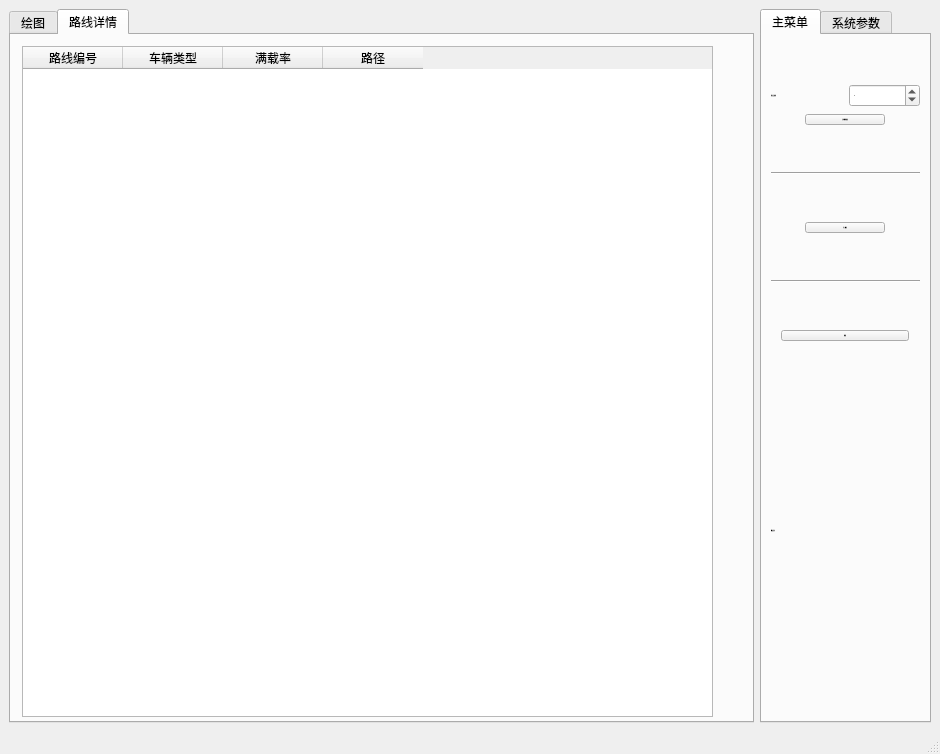
<?xml version="1.0" encoding="UTF-8"?>
<ui version="4.0">
 <class>MainWindow</class>
 <widget class="QMainWindow" name="MainWindow">
  <property name="geometry">
   <rect>
    <x>0</x>
    <y>0</y>
    <width>940</width>
    <height>754</height>
   </rect>
  </property>
  <property name="windowTitle">
   <string>MainWindow</string>
  </property>
  <property name="windowIcon">
   <iconset>
    <normaloff>:/img/images/map.png</normaloff>:/img/images/map.png</iconset>
  </property>
  <property name="styleSheet">
   <string notr="true">*{font: 9pt &quot;华文细黑&quot;;
background: rgb(51, 51, 51);
	color: rgb(247, 252, 246);}
QRadioButton{
	background: outset;
    height: 25px;
	font-size:16px;
}

QRadioButton::indicator::unchecked {
    background: qradialgradient(spread:pad, cx:0.5, cy:0.5, radius:0.5, fx:0.5, fy:0.5, stop:0 rgba(92, 92, 92, 255), stop:0.567164 rgba(87, 87, 87, 255), stop:0.791045 rgba(70, 70, 70, 255), stop:0.870647 rgba(0, 0, 0, 0))
}

QRadioButton::indicator::unchecked:hover {
    background: qradialgradient(spread:pad, cx:0.5, cy:0.5, radius:0.5, fx:0.5, fy:0.5, stop:0 rgba(74, 74, 74, 255), stop:0.567164 rgba(77, 77, 77, 255), stop:0.791045 rgba(54, 54, 54, 255), stop:0.870647 rgba(0, 0, 0, 0))
}

QRadioButton::indicator:unchecked:pressed {
    background: qradialgradient(spread:pad, cx:0.5, cy:0.5, radius:0.5, fx:0.5, fy:0.5, stop:0 rgba(68, 68, 68, 255), stop:0.567164 rgba(68, 68, 68, 255), stop:0.791045 rgba(43, 43, 43, 255), stop:0.870647 rgba(0, 0, 0, 0))
}

QRadioButton::indicator::checked {
    background:qradialgradient(spread:pad, cx:0.5, cy:0.5, radius:0.5, fx:0.5, fy:0.5, stop:0 rgba(255, 254, 254, 255), stop:0.288557 rgba(255, 254, 254, 255), stop:0.378109 rgba(61, 97, 216, 255), stop:0.820896 rgba(60, 100, 223, 255), stop:0.870647 rgba(0, 0, 0, 0))
}

QRadioButton::indicator:checked:hover {
    background:qradialgradient(spread:pad, cx:0.5, cy:0.5, radius:0.5, fx:0.5, fy:0.5, stop:0 rgba(235, 234, 234, 255), stop:0.288557 rgba(228, 227, 227, 255), stop:0.378109 rgba(51, 81, 181, 255), stop:0.820896 rgba(55, 91, 204, 255), stop:0.870647 rgba(0, 0, 0, 0))
}

QRadioButton::indicator:checked:pressed {
    background:qradialgradient(spread:pad, cx:0.5, cy:0.5, radius:0.5, fx:0.5, fy:0.5, stop:0 rgba(206, 205, 205, 255), stop:0.298507 rgba(231, 230, 230, 255), stop:0.378109 rgba(61, 65, 178, 255), stop:0.820896 rgba(42, 71, 161, 255), stop:0.870647 rgba(0, 0, 0, 0))
}
QTabWidget::pane {
    border: none;
    /*border-top: 3px solid qlineargradient(spread:pad, y1:0, y2:1, stop:0 rgba(106, 106, 106),stop:1 rgba(99, 99, 99));*/
}
QTabWidget::tab-bar {
	alignment: center;
    border: none;
}
QTabBar::tab {
    border: none;
    border-top-left-radius: 4px;
    border-top-right-radius: 4px;
    background: qlineargradient(spread:pad, y1:0, y2:1, stop:0 rgba(106, 106, 106),stop:1 rgba(99, 99, 99));
	color: rgb(247, 252, 246);	
    height: 28px;
    min-width: 90px;
    margin-right: 2px;
    padding-left: 2px;
    padding-right: 2px;
}
QTabBar::tab:hover {
	background: rgb(255, 255, 255, 40);
}
QTabBar::tab:selected {
    background: qlineargradient(spread:pad, y1:0, y2:1, stop:0 rgba(206, 206, 206),stop:1 rgba(193, 193, 193));
	color:rgb(61, 65, 69);
}
QPushButton {
    background-color: rgb(101,101,101);
    border-radius: 8px;
    text-align: center;
    text-decoration: none;
    font-size: 16px;
	padding: 8px;
    margin: 4px;
	min-width: 6em;
	border: 1px solid rgb(44, 44, 44);
}

QPushButton:hover {
        background-color: qlineargradient(spread:pad, y1:0, y2:1, stop:0 rgba(78, 122, 231),stop:1 rgba(56, 97, 203));
	color:(241, 248, 247);/*
    border: 2px solid rgb(17, 29, 207);*/
}

QPushButton:pressed {
            background-color: qlineargradient(spread:pad, y1:0, y2:1, stop:0 rgba(64, 90, 157),stop:1 rgba(55, 79, 143));
	color:(137, 146, 166);}
QWidget#tab_2 {
	background: rgb(60, 60, 60);
	font-size: 16px;
	min-width: 187px;
}

QWidget#tab {
	background: rgb(60, 60, 60);
	font-size: 16px;
	min-width: 187px;
}
QLabel{
	background: outset;
	font-size:16px;
    spacing: 5px;
	min-width: 80px;
	margin: 4px;
}
QGroupBox &gt; QLabel{
	min-width: 40px;
}
QSpinBox {
	font-size:16px;
}
QDoubleSpinBox {
	font-size:16px;
}
QGroupBox{
	background: outset;
}

/*
tabelwidget*/
QTableWidget{
color:#DCDCDC;
background:#444444;
border:1px solid #242424;
alternate-background-color:#525252;/*交错颜色*/
gridline-color:#242424;
}

/*选中item*/
QTableWidget::item:selected{
color:#DCDCDC;
background:qlineargradient(spread:pad,x1:0,y1:0,x2:0,y2:1,stop:0 #484848,stop:1 #383838);
}

/*
悬浮item*/
QTableWidget::item:hover{
background:#5B5B5B;
}
/*表头*/
QHeaderView::section{
text-align:center;
background:#5E5E5E;
padding:3px;
margin:0px;
color:#DCDCDC;
border:1px solid #242424;
border-left-width:0;
}

/*表右侧的滑条*/
QScrollBar:vertical{
background:#484848;
padding:0px;
border-radius:6px;
max-width:12px;
}

/*滑块*/
QScrollBar::handle:vertical{
background:#CCCCCC;
}
/*
滑块悬浮，按下*/
QScrollBar::handle:hover:vertical,QScrollBar::handle:pressed:vertical{
background:#A7A7A7;
}
/*
滑块已经划过的区域*/
QScrollBar::sub-page:vertical{
background:444444;
}

/*
滑块还没有划过的区域*/
QScrollBar::add-page:vertical{
background:5B5B5B;
}

/*页面下移的按钮*/
QScrollBar::add-line:vertical{
background:none;
}
/*页面上移的按钮*/
QScrollBar::sub-line:vertical{
background:none;
}

</string>
  </property>
  <widget class="QWidget" name="centralwidget">
   <property name="styleSheet">
    <string notr="true"/>
   </property>
   <layout class="QHBoxLayout" name="horizontalLayout" stretch="5,0">
    <item>
     <widget class="QTabWidget" name="tabWidget_2">
      <property name="currentIndex">
       <number>1</number>
      </property>
      <widget class="QWidget" name="tab_3">
       <attribute name="title">
        <string>绘图</string>
       </attribute>
      </widget>
      <widget class="QWidget" name="tab_4">
       <attribute name="title">
        <string>路线详情</string>
       </attribute>
       <widget class="QTableWidget" name="tableWidget">
        <property name="geometry">
         <rect>
          <x>11</x>
          <y>11</y>
          <width>691</width>
          <height>671</height>
         </rect>
        </property>
        <column>
         <property name="text">
          <string>路线编号</string>
         </property>
         <property name="textAlignment">
          <set>AlignCenter</set>
         </property>
        </column>
        <column>
         <property name="text">
          <string>车辆类型</string>
         </property>
         <property name="textAlignment">
          <set>AlignCenter</set>
         </property>
        </column>
        <column>
         <property name="text">
          <string>满载率</string>
         </property>
         <property name="textAlignment">
          <set>AlignCenter</set>
         </property>
        </column>
        <column>
         <property name="text">
          <string>路径</string>
         </property>
         <property name="textAlignment">
          <set>AlignCenter</set>
         </property>
        </column>
       </widget>
      </widget>
     </widget>
    </item>
    <item>
     <widget class="QTabWidget" name="tabWidget">
      <property name="focusPolicy">
       <enum>Qt::TabFocus</enum>
      </property>
      <property name="contextMenuPolicy">
       <enum>Qt::NoContextMenu</enum>
      </property>
      <property name="layoutDirection">
       <enum>Qt::LeftToRight</enum>
      </property>
      <property name="autoFillBackground">
       <bool>false</bool>
      </property>
      <property name="styleSheet">
       <string notr="true"/>
      </property>
      <property name="tabPosition">
       <enum>QTabWidget::North</enum>
      </property>
      <property name="tabShape">
       <enum>QTabWidget::Rounded</enum>
      </property>
      <property name="currentIndex">
       <number>0</number>
      </property>
      <widget class="QWidget" name="tab">
       <property name="font">
        <font>
         <family>华文细黑</family>
         <pointsize>-1</pointsize>
         <weight>50</weight>
         <italic>false</italic>
         <bold>false</bold>
        </font>
       </property>
       <attribute name="title">
        <string>主菜单</string>
       </attribute>
       <layout class="QVBoxLayout" name="verticalLayout_2" stretch="0,1,1,0,0,0,1,0,0,0,1,0,1,0">
        <property name="spacing">
         <number>7</number>
        </property>
        <item>
         <spacer name="verticalSpacer">
          <property name="orientation">
           <enum>Qt::Vertical</enum>
          </property>
          <property name="sizeHint" stdset="0">
           <size>
            <width>20</width>
            <height>40</height>
           </size>
          </property>
         </spacer>
        </item>
        <item>
         <layout class="QHBoxLayout" name="horizontalLayout_5">
          <item>
           <widget class="QLabel" name="label_5">
            <property name="text">
             <string>配送点数量</string>
            </property>
           </widget>
          </item>
          <item>
           <widget class="QSpinBox" name="spinBox_ClientNum">
            <property name="minimum">
             <number>4</number>
            </property>
            <property name="maximum">
             <number>500</number>
            </property>
            <property name="value">
             <number>20</number>
            </property>
           </widget>
          </item>
         </layout>
        </item>
        <item>
         <layout class="QHBoxLayout" name="horizontalLayout_2">
          <item>
           <widget class="QPushButton" name="pushButton_NewData">
            <property name="sizePolicy">
             <sizepolicy hsizetype="Fixed" vsizetype="Fixed">
              <horstretch>0</horstretch>
              <verstretch>0</verstretch>
             </sizepolicy>
            </property>
            <property name="text">
             <string>生成随机数据</string>
            </property>
           </widget>
          </item>
         </layout>
        </item>
        <item>
         <spacer name="verticalSpacer_4">
          <property name="orientation">
           <enum>Qt::Vertical</enum>
          </property>
          <property name="sizeHint" stdset="0">
           <size>
            <width>20</width>
            <height>40</height>
           </size>
          </property>
         </spacer>
        </item>
        <item>
         <widget class="Line" name="line_5">
          <property name="orientation">
           <enum>Qt::Horizontal</enum>
          </property>
         </widget>
        </item>
        <item>
         <spacer name="verticalSpacer_7">
          <property name="orientation">
           <enum>Qt::Vertical</enum>
          </property>
          <property name="sizeHint" stdset="0">
           <size>
            <width>20</width>
            <height>40</height>
           </size>
          </property>
         </spacer>
        </item>
        <item>
         <layout class="QHBoxLayout" name="horizontalLayout_4">
          <item>
           <widget class="QPushButton" name="pushButton_LoadData">
            <property name="sizePolicy">
             <sizepolicy hsizetype="Fixed" vsizetype="Fixed">
              <horstretch>0</horstretch>
              <verstretch>0</verstretch>
             </sizepolicy>
            </property>
            <property name="text">
             <string>导入数据</string>
            </property>
           </widget>
          </item>
         </layout>
        </item>
        <item>
         <spacer name="verticalSpacer_13">
          <property name="orientation">
           <enum>Qt::Vertical</enum>
          </property>
          <property name="sizeHint" stdset="0">
           <size>
            <width>20</width>
            <height>40</height>
           </size>
          </property>
         </spacer>
        </item>
        <item>
         <widget class="Line" name="line">
          <property name="orientation">
           <enum>Qt::Horizontal</enum>
          </property>
         </widget>
        </item>
        <item>
         <spacer name="verticalSpacer_15">
          <property name="orientation">
           <enum>Qt::Vertical</enum>
          </property>
          <property name="sizeHint" stdset="0">
           <size>
            <width>20</width>
            <height>40</height>
           </size>
          </property>
         </spacer>
        </item>
        <item>
         <layout class="QHBoxLayout" name="horizontalLayout_7">
          <item>
           <widget class="QPushButton" name="pushButton_Search">
            <property name="sizePolicy">
             <sizepolicy hsizetype="Fixed" vsizetype="Fixed">
              <horstretch>0</horstretch>
              <verstretch>0</verstretch>
             </sizepolicy>
            </property>
            <property name="minimumSize">
             <size>
              <width>128</width>
              <height>0</height>
             </size>
            </property>
            <property name="text">
             <string>搜索</string>
            </property>
           </widget>
          </item>
         </layout>
        </item>
        <item>
         <spacer name="verticalSpacer_16">
          <property name="orientation">
           <enum>Qt::Vertical</enum>
          </property>
          <property name="sizeHint" stdset="0">
           <size>
            <width>20</width>
            <height>40</height>
           </size>
          </property>
         </spacer>
        </item>
        <item>
         <layout class="QHBoxLayout" name="horizontalLayout_6">
          <item>
           <widget class="QLabel" name="label_6">
            <property name="text">
             <string>最短路径</string>
            </property>
           </widget>
          </item>
          <item>
           <widget class="QLabel" name="label_minDist">
            <property name="text">
             <string/>
            </property>
           </widget>
          </item>
         </layout>
        </item>
        <item>
         <spacer name="verticalSpacer_14">
          <property name="orientation">
           <enum>Qt::Vertical</enum>
          </property>
          <property name="sizeHint" stdset="0">
           <size>
            <width>20</width>
            <height>40</height>
           </size>
          </property>
         </spacer>
        </item>
       </layout>
      </widget>
      <widget class="QWidget" name="tab_2">
       <property name="layoutDirection">
        <enum>Qt::LeftToRight</enum>
       </property>
       <attribute name="title">
        <string>系统参数</string>
       </attribute>
       <layout class="QVBoxLayout" name="verticalLayout_3" stretch="1,0,1,0,1">
        <item>
         <spacer name="verticalSpacer_5">
          <property name="orientation">
           <enum>Qt::Vertical</enum>
          </property>
          <property name="sizeHint" stdset="0">
           <size>
            <width>20</width>
            <height>231</height>
           </size>
          </property>
         </spacer>
        </item>
        <item>
         <widget class="QGroupBox" name="groupBox_2">
          <property name="title">
           <string>车辆参数</string>
          </property>
          <layout class="QGridLayout" name="gridLayout_3">
           <item row="1" column="1">
            <widget class="QSpinBox" name="spinBox_maxAWeight">
             <property name="minimum">
              <number>20</number>
             </property>
             <property name="maximum">
              <number>200</number>
             </property>
             <property name="singleStep">
              <number>10</number>
             </property>
             <property name="value">
              <number>100</number>
             </property>
            </widget>
           </item>
           <item row="2" column="1">
            <widget class="QSpinBox" name="spinBox_maxBWeight">
             <property name="minimum">
              <number>20</number>
             </property>
             <property name="maximum">
              <number>200</number>
             </property>
             <property name="singleStep">
              <number>10</number>
             </property>
             <property name="value">
              <number>100</number>
             </property>
            </widget>
           </item>
           <item row="1" column="0">
            <widget class="QLabel" name="label_3">
             <property name="text">
              <string>A车最大载重</string>
             </property>
            </widget>
           </item>
           <item row="2" column="0">
            <widget class="QLabel" name="label_4">
             <property name="text">
              <string>B车最大载重</string>
             </property>
            </widget>
           </item>
           <item row="0" column="0">
            <widget class="QLabel" name="label_10">
             <property name="text">
              <string>最大运输距离</string>
             </property>
            </widget>
           </item>
           <item row="0" column="1">
            <widget class="QSpinBox" name="spinBox_maxDist">
             <property name="minimum">
              <number>20</number>
             </property>
             <property name="maximum">
              <number>200</number>
             </property>
             <property name="singleStep">
              <number>10</number>
             </property>
             <property name="value">
              <number>100</number>
             </property>
            </widget>
           </item>
          </layout>
         </widget>
        </item>
        <item>
         <spacer name="verticalSpacer_8">
          <property name="orientation">
           <enum>Qt::Vertical</enum>
          </property>
          <property name="sizeHint" stdset="0">
           <size>
            <width>20</width>
            <height>231</height>
           </size>
          </property>
         </spacer>
        </item>
        <item>
         <widget class="QGroupBox" name="groupBox">
          <property name="title">
           <string>算法参数</string>
          </property>
          <layout class="QGridLayout" name="gridLayout_2">
           <item row="0" column="0">
            <widget class="QLabel" name="label_8">
             <property name="text">
              <string>迭代次数</string>
             </property>
            </widget>
           </item>
           <item row="0" column="1">
            <widget class="QSpinBox" name="spinBox_maxGeneration">
             <property name="minimum">
              <number>100</number>
             </property>
             <property name="maximum">
              <number>10000</number>
             </property>
             <property name="singleStep">
              <number>10</number>
             </property>
             <property name="value">
              <number>1000</number>
             </property>
             <property name="displayIntegerBase">
              <number>10</number>
             </property>
            </widget>
           </item>
           <item row="1" column="0">
            <widget class="QLabel" name="label_9">
             <property name="text">
              <string>蚂蚁数量</string>
             </property>
            </widget>
           </item>
           <item row="1" column="1">
            <widget class="QSpinBox" name="spinBox_antNum">
             <property name="minimum">
              <number>1</number>
             </property>
             <property name="maximum">
              <number>200</number>
             </property>
             <property name="singleStep">
              <number>1</number>
             </property>
             <property name="value">
              <number>12</number>
             </property>
             <property name="displayIntegerBase">
              <number>10</number>
             </property>
            </widget>
           </item>
          </layout>
         </widget>
        </item>
        <item>
         <spacer name="verticalSpacer_6">
          <property name="orientation">
           <enum>Qt::Vertical</enum>
          </property>
          <property name="sizeHint" stdset="0">
           <size>
            <width>20</width>
            <height>231</height>
           </size>
          </property>
         </spacer>
        </item>
       </layout>
      </widget>
     </widget>
    </item>
   </layout>
  </widget>
  <widget class="QMenuBar" name="menubar">
   <property name="geometry">
    <rect>
     <x>0</x>
     <y>0</y>
     <width>940</width>
     <height>21</height>
    </rect>
   </property>
  </widget>
  <widget class="QStatusBar" name="statusbar"/>
 </widget>
 <resources/>
 <connections/>
</ui>
